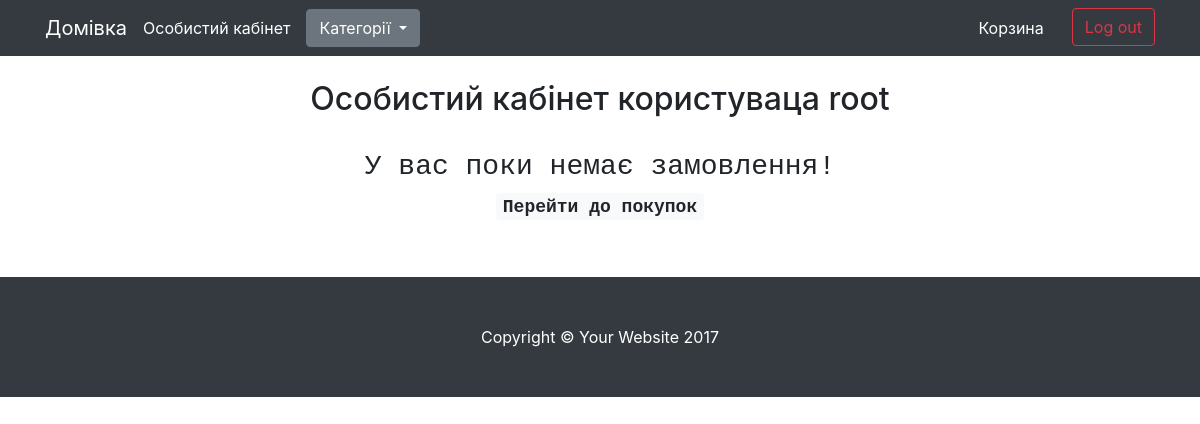
Page /account/ (signed in) on the earlier database version.
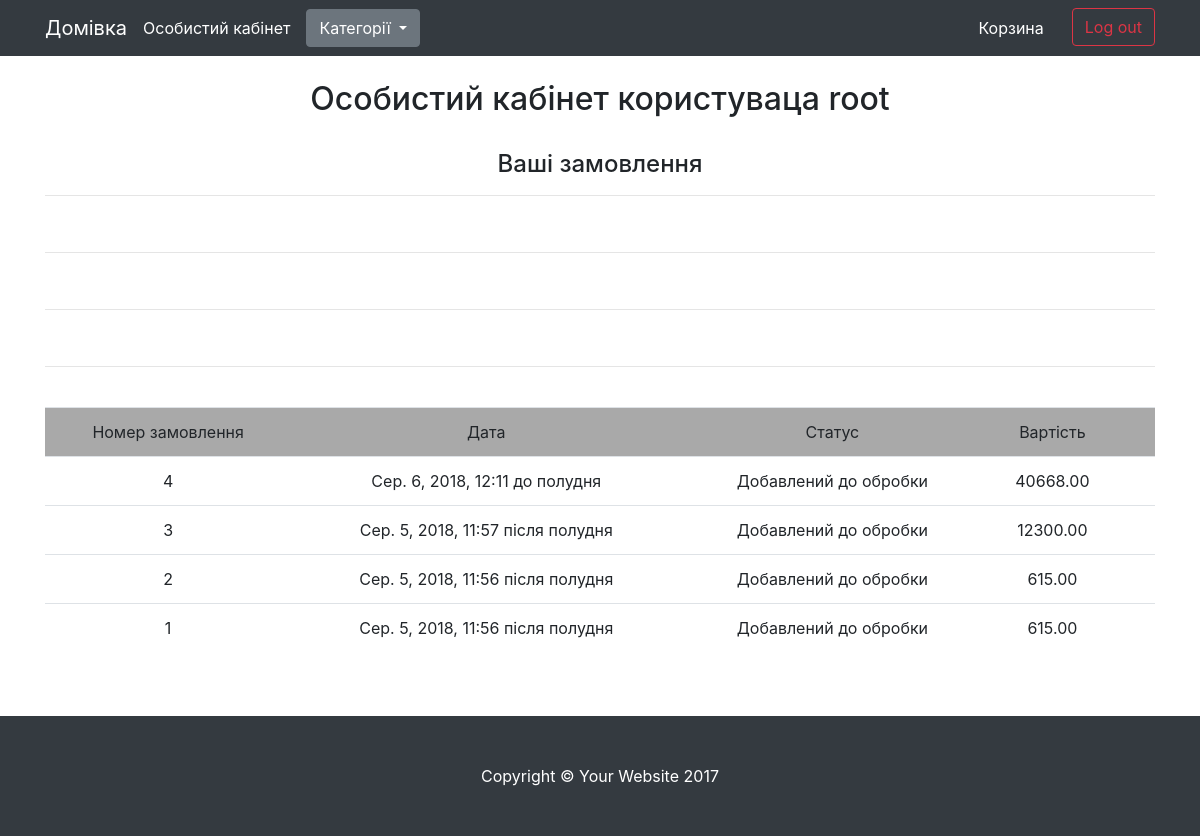
Same page on the later database version.
### app/models.py (models this page shows, shortened)
class Order(models.Model):
    user = models.ForeignKey(User, on_delete=models.CASCADE, verbose_name='Користувач')
    items = models.ManyToManyField(CartItem, verbose_name='Товари')
    total_price = models.DecimalField(max_digits=9, decimal_places=2, default=0.00, verbose_name='Загальна ціна покупки')
    first_name = models.CharField(max_length=200, verbose_name='Імя')
    last_name = models.CharField(max_length=200, verbose_name='Прізвище')
    phone = models.CharField(max_length=200, verbose_name='Номер')
    address = models.CharField(max_length=200, verbose_name='Адреса')
    date = models.DateTimeField(auto_now_add=True, verbose_name='Дата')
    comments = models.TextField(verbose_name='Коментарі', blank=True)
    status = models.CharField(max_length=200, verbose_name='Статус замовлення', choices=ORDER_STATUS_CHOICES, default=ORDER_STATUS_CHOICES[0][0])
    class Meta:
        verbose_name = 'Зомовлення'
        verbose_name_plural = 'Зомовлення'

### app/views.py (the view)
# urls.py: re_path(r'^account/$', views.account, name='account'),
def account(request):
    cart = get_cart(request)
    orders = Order.objects.filter(user=request.user).order_by('-id')
    return render(request, 'account.html', {
        'orders': orders,
    })

### app/context_processors.py (called while the page is built)
def cart_categories(request):
    cart = get_cart(request)
    return {
        'cart': cart,
        'categories': Category.objects.all()
    }

### app/views.py (called while the page is built)
def get_cart(request):
    try:
        cart_id = request.session['cart_id']
        cart = Cart.objects.get(id=int(cart_id))
        request.session['count'] = cart.items.count()
        return cart
    except:
        cart = Cart()
        cart.save()
        request.session['cart_id'] = cart.id
        cart = Cart.objects.get(id=cart.id)
        return cart

### templates/account.html
{% extends 'base/base.html' %}
{% block content %}
    <br>
    <h2 class="text-center"> Особистий кабінет користуваца {{ request.user.username }}</h2>
    <br>
    {% if orders|length > 0 %}
        <h4  class="text-center">Ваші замовлення</h4>
        <table class="table">
             <tr style="background: darkgrey">
            <td class="text-center">Номер замовлення</td>
            <td class="text-center">Дата</td>
            <td class="text-center">Статус</td>
            <td class="text-center">Вартість</td>
            <td class="text-center"></td>
          </tr>
          {% for order in orders %}
              <tr>
                <td class="text-center">{{ order.id }}</td>
                <td class="text-center">{{ order.date }}</td>
                <td class="text-center">{{ order.status }}</td>
                <td class="text-center">{{ order.total_price }}</td>
                <td class="text-center"></td>
              </tr>
              <hr>
              <br>
          {% endfor %}
        </table>
    {% else %}
        <h3 class="text-monospace text-center">У вас поки немає замовлення!</h3>
        <h4 class="text-monospace text-center"><a href="{% url 'home' %}"><span class="badge badge-light">Перейти до покупок</span></a></h4>
    {% endif %}
    <br>
    <br>
{% endblock %}

Differences in the rows shown:
added Order: id "4", date "Сер. 6, 2018, 12:11 до полудня", status "Добавлений до обробки", total_price "40668.00"
added Order: id "3", date "Сер. 5, 2018, 11:57 після полудня", status "Добавлений до обробки", total_price "12300.00"
now on this page (row edited): Order: id "2", date "Сер. 5, 2018, 11:56 після полудня", status "Добавлений до обробки", total_price "615.00"
now on this page (row edited): Order: id "1", date "Сер. 5, 2018, 11:56 після полудня", status "Добавлений до обробки", total_price "615.00"
Other differences:
text no longer shown: "У вас поки немає замовлення! Перейти до покупок"
text now shown: "Ваші замовлення Номер замовлення Дата Статус Вартість"
